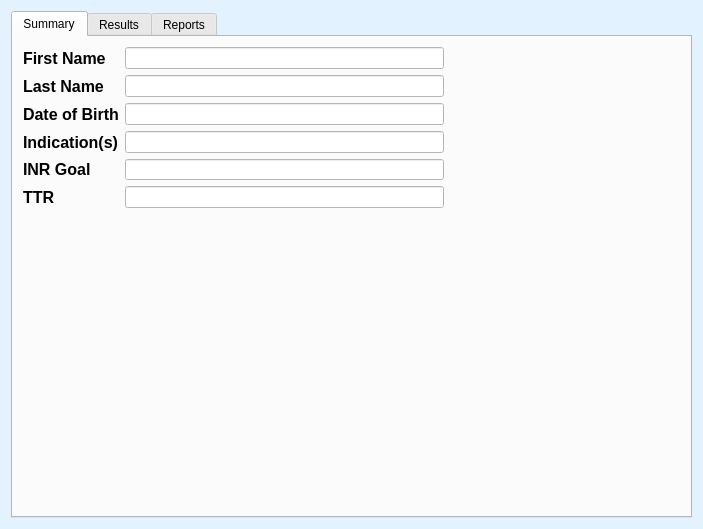
<?xml version="1.0" encoding="UTF-8"?>
<ui version="4.0">
 <class>DlgProfile</class>
 <widget class="QDialog" name="DlgProfile">
  <property name="geometry">
   <rect>
    <x>0</x>
    <y>0</y>
    <width>703</width>
    <height>529</height>
   </rect>
  </property>
  <property name="palette">
   <palette>
    <active>
     <colorrole role="Base">
      <brush brushstyle="SolidPattern">
       <color alpha="255">
        <red>255</red>
        <green>255</green>
        <blue>255</blue>
       </color>
      </brush>
     </colorrole>
     <colorrole role="Window">
      <brush brushstyle="SolidPattern">
       <color alpha="255">
        <red>226</red>
        <green>242</green>
        <blue>255</blue>
       </color>
      </brush>
     </colorrole>
    </active>
    <inactive>
     <colorrole role="Base">
      <brush brushstyle="SolidPattern">
       <color alpha="255">
        <red>255</red>
        <green>255</green>
        <blue>255</blue>
       </color>
      </brush>
     </colorrole>
     <colorrole role="Window">
      <brush brushstyle="SolidPattern">
       <color alpha="255">
        <red>226</red>
        <green>242</green>
        <blue>255</blue>
       </color>
      </brush>
     </colorrole>
    </inactive>
    <disabled>
     <colorrole role="Base">
      <brush brushstyle="SolidPattern">
       <color alpha="255">
        <red>226</red>
        <green>242</green>
        <blue>255</blue>
       </color>
      </brush>
     </colorrole>
     <colorrole role="Window">
      <brush brushstyle="SolidPattern">
       <color alpha="255">
        <red>226</red>
        <green>242</green>
        <blue>255</blue>
       </color>
      </brush>
     </colorrole>
    </disabled>
   </palette>
  </property>
  <property name="windowTitle">
   <string>Patient Profile</string>
  </property>
  <layout class="QVBoxLayout" name="verticalLayout">
   <item>
    <widget class="QTabWidget" name="tabProfile">
     <property name="palette">
      <palette>
       <active>
        <colorrole role="Base">
         <brush brushstyle="SolidPattern">
          <color alpha="255">
           <red>255</red>
           <green>255</green>
           <blue>255</blue>
          </color>
         </brush>
        </colorrole>
        <colorrole role="Window">
         <brush brushstyle="SolidPattern">
          <color alpha="255">
           <red>255</red>
           <green>255</green>
           <blue>255</blue>
          </color>
         </brush>
        </colorrole>
       </active>
       <inactive>
        <colorrole role="Base">
         <brush brushstyle="SolidPattern">
          <color alpha="255">
           <red>255</red>
           <green>255</green>
           <blue>255</blue>
          </color>
         </brush>
        </colorrole>
        <colorrole role="Window">
         <brush brushstyle="SolidPattern">
          <color alpha="255">
           <red>255</red>
           <green>255</green>
           <blue>255</blue>
          </color>
         </brush>
        </colorrole>
       </inactive>
       <disabled>
        <colorrole role="Base">
         <brush brushstyle="SolidPattern">
          <color alpha="255">
           <red>255</red>
           <green>255</green>
           <blue>255</blue>
          </color>
         </brush>
        </colorrole>
        <colorrole role="Window">
         <brush brushstyle="SolidPattern">
          <color alpha="255">
           <red>255</red>
           <green>255</green>
           <blue>255</blue>
          </color>
         </brush>
        </colorrole>
       </disabled>
      </palette>
     </property>
     <property name="tabShape">
      <enum>QTabWidget::Rounded</enum>
     </property>
     <property name="currentIndex">
      <number>0</number>
     </property>
     <widget class="QWidget" name="Summary">
      <attribute name="title">
       <string>Summary</string>
      </attribute>
      <widget class="QWidget" name="formLayoutWidget">
       <property name="geometry">
        <rect>
         <x>10</x>
         <y>10</y>
         <width>421</width>
         <height>161</height>
        </rect>
       </property>
       <layout class="QFormLayout" name="lytSummary">
        <item row="0" column="0">
         <widget class="QLabel" name="lblFirstName">
          <property name="font">
           <font>
            <pointsize>12</pointsize>
            <weight>75</weight>
            <bold>true</bold>
           </font>
          </property>
          <property name="text">
           <string>First Name</string>
          </property>
         </widget>
        </item>
        <item row="0" column="1">
         <widget class="QLineEdit" name="ledFirstName">
          <property name="readOnly">
           <bool>true</bool>
          </property>
         </widget>
        </item>
        <item row="1" column="0">
         <widget class="QLabel" name="lblLastName">
          <property name="font">
           <font>
            <pointsize>12</pointsize>
            <weight>75</weight>
            <bold>true</bold>
           </font>
          </property>
          <property name="text">
           <string>Last Name</string>
          </property>
         </widget>
        </item>
        <item row="1" column="1">
         <widget class="QLineEdit" name="ledLastName">
          <property name="readOnly">
           <bool>true</bool>
          </property>
         </widget>
        </item>
        <item row="2" column="0">
         <widget class="QLabel" name="lblDOB">
          <property name="font">
           <font>
            <pointsize>12</pointsize>
            <weight>75</weight>
            <bold>true</bold>
           </font>
          </property>
          <property name="text">
           <string>Date of Birth</string>
          </property>
         </widget>
        </item>
        <item row="2" column="1">
         <widget class="QLineEdit" name="ledDOB">
          <property name="readOnly">
           <bool>true</bool>
          </property>
         </widget>
        </item>
        <item row="3" column="0">
         <widget class="QLabel" name="lblIndications">
          <property name="font">
           <font>
            <pointsize>12</pointsize>
            <weight>75</weight>
            <bold>true</bold>
           </font>
          </property>
          <property name="text">
           <string>Indication(s)</string>
          </property>
         </widget>
        </item>
        <item row="3" column="1">
         <widget class="QLineEdit" name="ledIndications">
          <property name="readOnly">
           <bool>true</bool>
          </property>
         </widget>
        </item>
        <item row="4" column="0">
         <widget class="QLabel" name="lblGoal">
          <property name="font">
           <font>
            <pointsize>12</pointsize>
            <weight>75</weight>
            <bold>true</bold>
           </font>
          </property>
          <property name="text">
           <string>INR Goal</string>
          </property>
         </widget>
        </item>
        <item row="4" column="1">
         <widget class="QLineEdit" name="ledGoal">
          <property name="readOnly">
           <bool>true</bool>
          </property>
         </widget>
        </item>
        <item row="5" column="0">
         <widget class="QLabel" name="lblTTR">
          <property name="font">
           <font>
            <pointsize>12</pointsize>
            <weight>75</weight>
            <bold>true</bold>
           </font>
          </property>
          <property name="text">
           <string>TTR</string>
          </property>
         </widget>
        </item>
        <item row="5" column="1">
         <widget class="QLineEdit" name="ledTTR">
          <property name="readOnly">
           <bool>true</bool>
          </property>
         </widget>
        </item>
       </layout>
      </widget>
     </widget>
     <widget class="QWidget" name="Results">
      <attribute name="title">
       <string>Results</string>
      </attribute>
      <widget class="QWidget" name="horizontalLayoutWidget">
       <property name="geometry">
        <rect>
         <x>10</x>
         <y>50</y>
         <width>661</width>
         <height>431</height>
        </rect>
       </property>
       <layout class="QHBoxLayout" name="lytResultsMain">
        <item>
         <widget class="QTableWidget" name="tblResult">
          <column>
           <property name="text">
            <string>Date</string>
           </property>
           <property name="font">
            <font>
             <weight>75</weight>
             <bold>true</bold>
            </font>
           </property>
           <property name="textAlignment">
            <set>AlignTrailing|AlignVCenter</set>
           </property>
          </column>
          <column>
           <property name="text">
            <string>INR</string>
           </property>
           <property name="font">
            <font>
             <weight>75</weight>
             <bold>true</bold>
            </font>
           </property>
           <property name="textAlignment">
            <set>AlignTrailing|AlignVCenter</set>
           </property>
          </column>
          <column>
           <property name="text">
            <string>Goal</string>
           </property>
           <property name="font">
            <font>
             <weight>75</weight>
             <bold>true</bold>
            </font>
           </property>
           <property name="textAlignment">
            <set>AlignTrailing|AlignVCenter</set>
           </property>
          </column>
          <column>
           <property name="text">
            <string>Comment</string>
           </property>
           <property name="font">
            <font>
             <weight>75</weight>
             <bold>true</bold>
            </font>
           </property>
           <property name="textAlignment">
            <set>AlignTrailing|AlignVCenter</set>
           </property>
          </column>
         </widget>
        </item>
        <item>
         <layout class="QVBoxLayout" name="lytResultRight">
          <item>
           <widget class="QPushButton" name="btnAdd">
            <property name="text">
             <string>Add Result</string>
            </property>
           </widget>
          </item>
          <item>
           <widget class="QPushButton" name="btnEdit">
            <property name="text">
             <string>Edit Result</string>
            </property>
            <property name="autoDefault">
             <bool>false</bool>
            </property>
           </widget>
          </item>
          <item>
           <widget class="QPushButton" name="btnDelete">
            <property name="text">
             <string>Delete Result</string>
            </property>
           </widget>
          </item>
          <item>
           <spacer name="spcVertical">
            <property name="orientation">
             <enum>Qt::Vertical</enum>
            </property>
            <property name="sizeHint" stdset="0">
             <size>
              <width>20</width>
              <height>40</height>
             </size>
            </property>
           </spacer>
          </item>
         </layout>
        </item>
       </layout>
      </widget>
      <widget class="QLabel" name="lblName">
       <property name="geometry">
        <rect>
         <x>10</x>
         <y>10</y>
         <width>661</width>
         <height>31</height>
        </rect>
       </property>
       <property name="font">
        <font>
         <pointsize>14</pointsize>
        </font>
       </property>
       <property name="text">
        <string>Last name, First name</string>
       </property>
      </widget>
     </widget>
     <widget class="QWidget" name="Reports">
      <attribute name="title">
       <string>Reports</string>
      </attribute>
     </widget>
    </widget>
   </item>
  </layout>
 </widget>
 <resources/>
 <connections/>
</ui>
